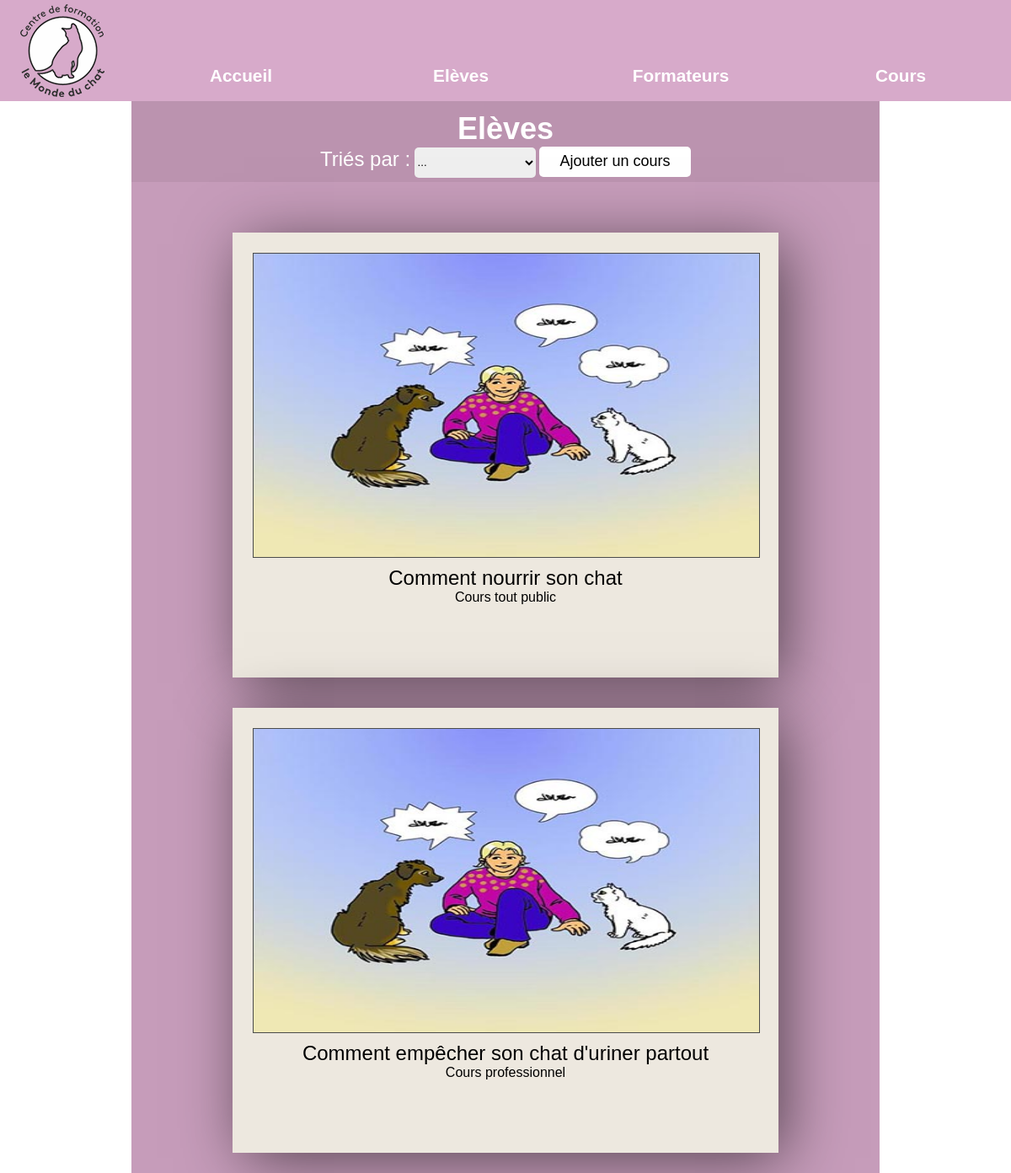
Page /Site/src/php/lessons.php on the committed database.
### tables this page shows
CREATE TABLE `t_cours` (
  `idCour` int(11) NOT NULL,
  `couType` tinyint(5) DEFAULT NULL,
  `couTitre` varchar(50) DEFAULT NULL,
  `couAnnee` int(4) DEFAULT NULL,
  `couNombreSessions` int(2) DEFAULT NULL,
  `couMinEleves` int(11) DEFAULT NULL,
  `couMaxEleves` int(11) DEFAULT NULL,
  `couImage` varchar(260) DEFAULT NULL
);

### Site/src/php/functions/PDOlink.php (called while the page is built, shortened)
<?php
class PDOlink {
    private $connector;
    function __construct()
    {
        $this->connector = new PDO('mysql:host='.$GLOBALS['config']['host'].';dbname='. $GLOBALS['config']['DBname'],$GLOBALS['config']['user'],$GLOBALS['config']['password']);
    }
    function exectueQuery ($req)
    {
        $req = $this->connector->prepare($req);
        $req->execute();
        return $req;
    }
    function prepareData ($req)
    {
        $result = $req->fetchAll(PDO::FETCH_ASSOC);
        return $result;
    }
}

### Site/src/php/lessons.php (the view, shortened to what this page needs)
<?php
include 'includes/header.php';
include "functions/PDOlink.php";
$sort = "";
$PDO = new PDOlink();
if ($sort == "typePub")
{
    $query = 'SELECT idCour, couTitre, couType, couMinEleves, couMaxEleves, couImage FROM t_cours ORDER BY couType DESC';
}
elseif ($sort == "title")
{
    $query = 'SELECT idCour, couTitre, couType, couMinEleves, couMaxEleves, couImage FROM t_cours ORDER BY couTitre ASC';
}
else
{
    $query = 'SELECT idCour, couTitre, couType, couMinEleves, couMaxEleves, couImage FROM t_cours';
}
$req = $PDO->exectueQuery($query);
?>
<!DOCTYPE html>
<html lang="fr">
    <head>
        <link rel="stylesheet" type="text/css" href="../../ressources/css/common.css">
        <link rel="stylesheet" type="text/css" href="../../ressources/css/students-teachers-lessons_display.css">
    </head>
    <body>
        <section>
            <div id="title">
                <h1>Elèves</h1>
                <label class="label">
                    <span>Triés par :</span>
                    <select onchange="lessonsRefresh()" id="select">
                        <option selected="selected">...</option>
                    </select>
                </label>
                <label class="label">
                    <button id="addButton" onclick="addLessons()">Ajouter un cours</button>
                </label>
            </div>
            <div id="container">
                <?php
                $result = $PDO->prepareData($req);
                foreach($result as $display)
                {
                    ?>
                    <div id="marge">
                        <div id="cartesCours">
                            <div>
                                <div id="image">
                                    <a href="details.php?id=<?php echo $display['idCour']?>&type=cours">
                                        <img src="../../ressources/images/cours/<?php echo $display['couImage']  ?>">
                                    </a>
                                </div>
                                <div id="infos">
                                    <a id="name" href="details.php?id=<?php $display['idCour']?>&type=cours">
                                        <p><?php echo $display['couTitre']?></p>
                                    </a>
                                    <div id="type">
                                        <?php
                                            if ($display['couType'] == '0')
                                            {
                                                echo '<p>Cours tout public</p>';
                                            }
                                            elseif ($display['couType'] == '1')
                                            {
                                                echo '<p>Cours professionnel</p>';
                                            }
                                        ?>
                                    </div>
                                </div>
                            </div>
                        </div>
                    </div>
                    <?php
                }
                ?>
            </div>
        </section>
    </body>
</html>

### Site/ressources/css/common.css (style rules this page uses)
* { padding: 0; margin: 0; list-style-type:none; font-family: Arial, sans-serif; }
section { text-align: center; margin: auto; width: 99.9%; height: auto; }
#container { margin: auto; width: 70%; min-height: 70%; height: auto !important; bottom: 0; padding: 2%; background-color: #c69cba; }
#title { color: white; margin: auto; padding: 1% 2% 2%; height: 5vmin; width: 70%; background-color: #bb93af; }
button { border: none; background-color: white; border-radius: 5px; font-size: 1.5vmin; }

### Site/ressources/css/students-teachers-lessons_display.css (style rules this page uses)
#marge { display: inline-block; padding-left: 1.5%; padding-right: 1.5%; }
label, select, span { border: none; width: 12vmin; height: 3vmin; border-radius: 5px; }
#title span { font-size: 2vmin; }
#title h1 { margin: auto; font-size: 3vmin; width: 30vmin; }
#cartesCours { margin-top: 3vmin; height: 40vmin; width: 50vmin; box-shadow: 10px 10px 70px -4px rgba(0,0,0,0.59); padding: 2vmin; background-color: #ede8df; }
#name, #name:link, #name:visited, #name:active { color: black; text-decoration: none !important; font-size: 2vmin; }
#infos { margin-top: 1vmin; }
#addButton { width: 15vmin; height: 3vmin; }
#image { width: 50vmin; height: 30vmin; margin-bottom: 1vmin; }
#image img { border: 1px solid #4a4b4b; height: 100%; width: 100%; }
.label { width: 10vmin; height:5vmin; }

### rows in the picture
t_cours: couImage (picture), couTitre "Comment nourrir son chat", couType "Cours tout public"
t_cours: couImage (picture), couTitre "Comment empêcher son chat d'uriner partout", couType "Cours professionnel"
